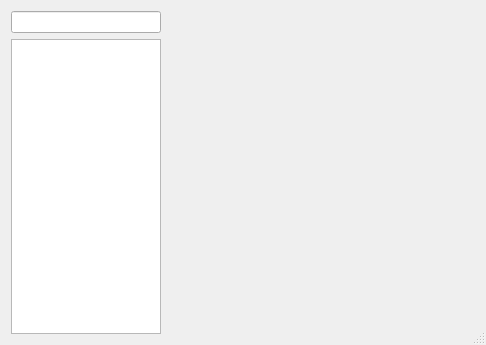
<?xml version="1.0" encoding="UTF-8"?>
<ui version="4.0">
    <class>DDSettings</class>
    <widget class="QDialog" name="DDSettings">
        <property name="geometry">
            <rect>
                <x>0</x>
                <y>0</y>
                <width>486</width>
                <height>345</height>
            </rect>
        </property>
        <property name="windowTitle">
            <string>Decision Descent - Settings</string>
        </property>
        <property name="windowIcon">
            <iconset>
                <normaloff>../assets/write-icon.png</normaloff>../assets/write-icon.png
            </iconset>
        </property>
        <property name="sizeGripEnabled">
            <bool>true</bool>
        </property>
        <layout class="QHBoxLayout" name="horizontalLayout">
            <item>
                <widget class="QWidget" name="overview_widget" native="true">
                    <property name="sizePolicy">
                        <sizepolicy hsizetype="Ignored" vsizetype="Ignored">
                            <horstretch>0</horstretch>
                            <verstretch>0</verstretch>
                        </sizepolicy>
                    </property>
                    <property name="maximumSize">
                        <size>
                            <width>150</width>
                            <height>16777215</height>
                        </size>
                    </property>
                    <layout class="QGridLayout" name="gridLayout">
                        <property name="leftMargin">
                            <number>0</number>
                        </property>
                        <property name="topMargin">
                            <number>0</number>
                        </property>
                        <property name="rightMargin">
                            <number>0</number>
                        </property>
                        <property name="bottomMargin">
                            <number>0</number>
                        </property>
                        <item row="0" column="0">
                            <widget class="QLineEdit" name="query">
                                <property name="sizePolicy">
                                    <sizepolicy hsizetype="MinimumExpanding" vsizetype="Fixed">
                                        <horstretch>0</horstretch>
                                        <verstretch>0</verstretch>
                                    </sizepolicy>
                                </property>
                                <property name="clearButtonEnabled">
                                    <bool>true</bool>
                                </property>
                            </widget>
                        </item>
                        <item row="1" column="0">
                            <widget class="QTreeWidget" name="overview">
                                <property name="sizePolicy">
                                    <sizepolicy hsizetype="Ignored" vsizetype="Expanding">
                                        <horstretch>0</horstretch>
                                        <verstretch>0</verstretch>
                                    </sizepolicy>
                                </property>
                                <property name="editTriggers">
                                    <set>QAbstractItemView::NoEditTriggers</set>
                                </property>
                                <property name="tabKeyNavigation">
                                    <bool>true</bool>
                                </property>
                                <property name="showDropIndicator" stdset="0">
                                    <bool>false</bool>
                                </property>
                                <property name="indentation">
                                    <number>10</number>
                                </property>
                                <property name="animated">
                                    <bool>true</bool>
                                </property>
                                <property name="wordWrap">
                                    <bool>true</bool>
                                </property>
                                <attribute name="headerVisible">
                                    <bool>false</bool>
                                </attribute>
                                <column>
                                    <property name="text">
                                        <string notr="true">1</string>
                                    </property>
                                </column>
                            </widget>
                        </item>
                    </layout>
                </widget>
            </item>
            <item>
                <widget class="QStackedWidget" name="settings_area">
                    <property name="sizePolicy">
                        <sizepolicy hsizetype="Expanding" vsizetype="Expanding">
                            <horstretch>0</horstretch>
                            <verstretch>0</verstretch>
                        </sizepolicy>
                    </property>
                </widget>
            </item>
        </layout>
    </widget>
    <resources/>
    <connections/>
</ui>
